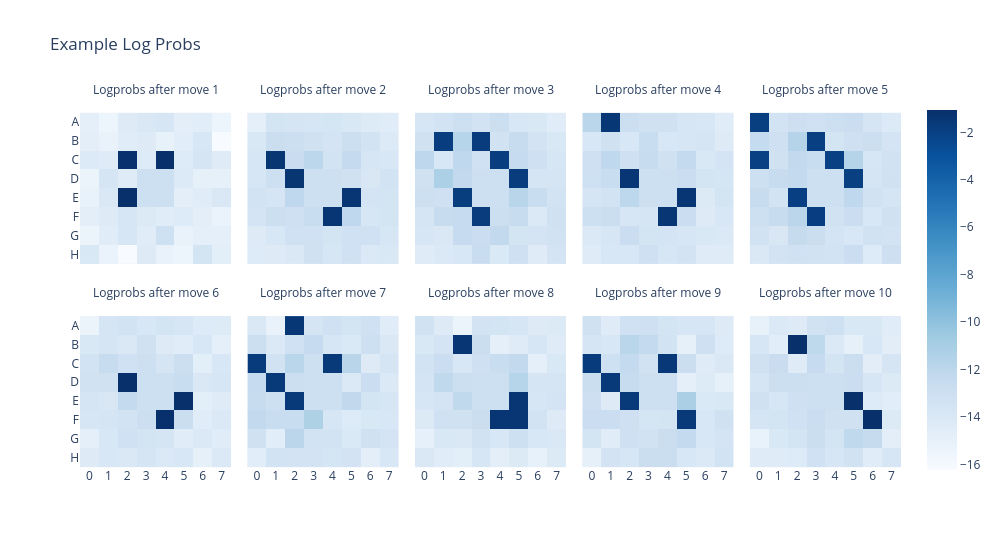

Notebook code for this chart:
### Markdown cell above
We can also use this function to plot multiple board states at once, exactly the same way. Again pay attention to the indexing, because understanding how this works will be useful going forwards!

### Code cell
logprobs_multi_board = t.full(size=(10, 8, 8), fill_value=-13.0, device=device)
logprobs_multi_board.flatten(1, -1)[:, ALL_SQUARES] = logprobs[0, :, 1:]  # we now do all 10 moves at once

utils.plot_board_values(
    logprobs_multi_board,
    title="Example Log Probs",
    width=1000,
    boards_per_row=5,
    board_titles=[f"Logprobs after move {i}" for i in range(1, 11)],
)

### Figure 1 — Plotly figure (JSON) as saved in the notebook; plotly's stock layout.template omitted (floating-point values rounded to 4 significant figures)
{"data": [{"coloraxis": "coloraxis", "hovertemplate": "x: %{x}<br>y: %{y}<br>color: %{z}<extra></extra>", "name": "0", "type": "heatmap", "x": ["0", "1", "2", "3", "4", "5", "6", "7"], "xaxis": "x6", "y": ["A", "B", "C", "D", "E", "F", "G", "H"], "yaxis": "y6", "z": [[-14.76, -15.5, -14.36, -14.0, -13.7, -14.69, -14.59, -15.49], [-14.68, -15.2, -14.51, -14.35, -15.05, -14.54, -13.86, -16.24], [-14.16, -14.42, -1.133, -14.28, -1.059, -14.25, -13.61, -14.44], [-15.36, -13.63, -14.45, -13.0, -13.0, -14.16, -14.9, -14.88], [-15.11, -14.02, -1.105, -13.0, -13.0, -14.72, -14.46, -14.03], [-14.69, -14.34, -13.73, -14.17, -14.5, -14.24, -14.75, -15.23], [-15.33, -14.49, -13.8, -14.46, -13.1, -15.15, -14.85, -14.8], [-13.97, -15.24, -16.24, -14.3, -15.19, -15.5, -13.47, -14.68]]}, {"coloraxis": "coloraxis", "hovertemplate": "x: %{x}<br>y: %{y}<br>color: %{z}<extra></extra>", "name": "1", "type": "heatmap", "x": ["0", "1", "2", "3", "4", "5", "6", "7"], "xaxis": "x7", "y": ["A", "B", "C", "D", "E", "F", "G", "H"], "yaxis": "y7", "z": [[-14.83, -13.49, -13.65, -13.71, -13.57, -13.97, -14.28, -14.47], [-13.97, -12.77, -12.94, -13.25, -13.54, -12.95, -13.43, -14.15], [-13.8, -1.388, -12.73, -11.96, -13.39, -12.37, -13.74, -13.83], [-13.78, -13.02, -1.377, -13.0, -13.0, -13.25, -13.92, -13.4], [-13.42, -13.67, -12.13, -13.0, -13.0, -1.407, -13.55, -13.49], [-13.53, -12.89, -13.05, -12.68, -1.374, -12.14, -13.72, -13.46], [-14.35, -13.88, -13.13, -13.15, -13.5, -13.16, -13.16, -13.8], [-14.24, -14.33, -14.03, -13.24, -13.74, -13.18, -14.11, -13.98]]}, {"coloraxis": "coloraxis", "hovertemplate": "x: %{x}<br>y: %{y}<br>color: %{z}<extra></extra>", "name": "2", "type": "heatmap", "x": ["0", "1", "2", "3", "4", "5", "6", "7"], "xaxis": "x8", "y": ["A", "B", "C", "D", "E", "F", "G", "H"], "yaxis": "y8", "z": [[-13.77, -13.38, -13.03, -13.39, -12.9, -13.86, -13.93, -14.5], [-13.27, -1.845, -11.74, -1.772, -13.3, -12.51, -13.45, -13.95], [-12.04, -13.84, -12.13, -13.14, -1.835, -12.46, -13.04, -13.72], [-13.26, -11.22, -12.29, -13.0, -13.0, -1.773, -13.61, -13.63], [-12.99, -13.08, -1.785, -13.0, -13.0, -11.8, -12.64, -13.42], [-13.65, -12.6, -12.46, -1.745, -12.86, -12.53, -14.08, -13.25], [-13.74, -14.0, -12.46, -12.83, -12.31, -13.51, -13.51, -13.27], [-14.42, -14.09, -13.88, -12.66, -14.04, -13.07, -14.44, -13.51]]}, {"coloraxis": "coloraxis", "hovertemplate": "x: %{x}<br>y: %{y}<br>color: %{z}<extra></extra>", "name": "3", "type": "heatmap", "x": ["0", "1", "2", "3", "4", "5", "6", "7"], "xaxis": "x9", "y": ["A", "B", "C", "D", "E", "F", "G", "H"], "yaxis": "y9", "z": [[-11.86, -1.466, -12.88, -13.27, -13.23, -13.74, -13.85, -14.5], [-13.84, -13.21, -13.83, -12.62, -13.84, -13.71, -13.6, -14.3], [-13.09, -12.16, -13.08, -12.59, -13.25, -12.34, -13.97, -13.53], [-13.1, -12.69, -1.364, -13.0, -13.0, -12.83, -13.46, -13.57], [-13.62, -13.43, -12.02, -13.0, -13.0, -1.35, -14.18, -13.5], [-13.01, -12.76, -13.73, -13.66, -1.37, -12.83, -14.36, -13.88], [-14.07, -13.76, -12.86, -13.47, -13.54, -13.74, -13.95, -14.1], [-14.39, -13.86, -13.86, -13.09, -13.78, -13.45, -14.43, -14.41]]}, {"coloraxis": "coloraxis", "hovertemplate": "x: %{x}<br>y: %{y}<br>color: %{z}<extra></extra>", "name": "4", "type": "heatmap", "x": ["0", "1", "2", "3", "4", "5", "6", "7"], "xaxis": "x10", "y": ["A", "B", "C", "D", "E", "F", "G", "H"], "yaxis": "y10", "z": [[-1.9, -13.41, -12.96, -13.17, -13.02, -12.82, -13.67, -14.15], [-12.4, -13.09, -11.62, -1.935, -13.49, -13.04, -12.96, -13.53], [-1.997, -13.23, -12.29, -12.65, -2.004, -11.67, -13.74, -13.35], [-13.0, -12.58, -12.37, -13.0, -13.0, -1.951, -13.62, -13.23], [-12.59, -13.39, -1.95, -13.0, -13.0, -12.14, -13.34, -13.63], [-12.98, -12.58, -11.94, -1.892, -13.34, -12.84, -13.88, -13.27], [-13.29, -13.92, -12.49, -12.8, -13.54, -13.86, -13.29, -13.43], [-14.01, -13.44, -13.13, -13.31, -13.43, -12.85, -14.25, -12.97]]}, {"coloraxis": "coloraxis", "hovertemplate": "x: %{x}<br>y: %{y}<br>color: %{z}<extra></extra>", "name": "5", "type": "heatmap", "x": ["0", "1", "2", "3", "4", "5", "6", "7"], "xaxis": "x", "y": ["A", "B", "C", "D", "E", "F", "G", "H"], "yaxis": "y", "z": [[-15.36, -13.61, -13.36, -13.86, -13.47, -13.7, -14.23, -14.29], [-13.96, -13.63, -13.99, -13.23, -14.34, -14.48, -13.89, -14.77], [-13.4, -12.58, -13.14, -12.99, -13.63, -12.86, -14.68, -13.82], [-13.33, -13.24, -1.107, -13.0, -13.0, -12.66, -14.0, -13.78], [-13.66, -13.91, -12.36, -13.0, -13.0, -1.102, -14.65, -14.39], [-13.71, -13.63, -13.42, -12.91, -1.087, -12.78, -14.48, -14.08], [-14.82, -13.88, -13.19, -13.5, -13.67, -14.5, -14.07, -14.47], [-14.3, -13.89, -14.03, -13.65, -14.1, -13.86, -14.91, -14.11]]}, {"coloraxis": "coloraxis", "hovertemplate": "x: %{x}<br>y: %{y}<br>color: %{z}<extra></extra>", "name": "6", "type": "heatmap", "x": ["0", "1", "2", "3", "4", "5", "6", "7"], "xaxis": "x2", "y": ["A", "B", "C", "D", "E", "F", "G", "H"], "yaxis": "y2", "z": [[-14.03, -15.15, -1.485, -13.6, -13.13, -13.49, -13.16, -14.47], [-12.9, -14.07, -13.19, -12.45, -13.72, -14.06, -13.03, -14.03], [-1.706, -13.35, -11.89, -13.01, -1.591, -11.76, -14.33, -13.6], [-12.47, -1.654, -12.91, -13.0, -13.0, -14.1, -12.84, -14.13], [-12.56, -13.02, -1.626, -13.0, -13.0, -12.23, -13.49, -13.72], [-12.32, -12.72, -12.69, -11.29, -13.79, -14.24, -13.96, -13.83], [-13.26, -14.59, -11.93, -13.42, -13.41, -14.06, -13.24, -13.53], [-14.54, -13.37, -13.43, -13.44, -13.58, -13.44, -14.71, -13.88]]}, {"coloraxis": "coloraxis", "hovertemplate": "x: %{x}<br>y: %{y}<br>color: %{z}<extra></extra>", "name": "7", "type": "heatmap", "x": ["0", "1", "2", "3", "4", "5", "6", "7"], "xaxis": "x3", "y": ["A", "B", "C", "D", "E", "F", "G", "H"], "yaxis": "y3", "z": [[-13.28, -14.33, -15.35, -13.43, -13.46, -13.7, -14.35, -14.16], [-13.96, -13.57, -1.35, -12.79, -14.82, -14.39, -13.8, -14.43], [-13.43, -12.81, -13.86, -13.05, -12.65, -12.29, -14.86, -13.95], [-13.54, -12.22, -12.87, -13.0, -13.0, -11.74, -13.62, -13.62], [-13.77, -13.57, -12.22, -13.0, -13.0, -1.368, -13.71, -13.55], [-14.18, -13.19, -13.23, -12.74, -1.413, -1.416, -13.38, -14.33], [-14.97, -13.97, -13.99, -13.3, -13.82, -13.0, -13.9, -14.01], [-14.01, -14.47, -14.67, -13.78, -14.71, -14.19, -15.0, -14.18]]}, {"coloraxis": "coloraxis", "hovertemplate": "x: %{x}<br>y: %{y}<br>color: %{z}<extra></extra>", "name": "8", "type": "heatmap", "x": ["0", "1", "2", "3", "4", "5", "6", "7"], "xaxis": "x4", "y": ["A", "B", "C", "D", "E", "F", "G", "H"], "yaxis": "y4", "z": [[-13.26, -14.41, -13.18, -13.07, -13.5, -13.74, -13.75, -14.34], [-13.65, -13.84, -11.87, -12.35, -13.4, -14.92, -13.06, -14.26], [-1.712, -13.1, -12.37, -13.35, -1.522, -12.76, -14.39, -14.02], [-12.77, -1.651, -12.58, -13.0, -13.0, -14.83, -14.29, -14.88], [-12.97, -14.3, -1.593, -13.0, -13.0, -11.17, -14.06, -13.96], [-12.8, -12.82, -13.06, -13.58, -13.5, -1.581, -13.86, -13.2], [-13.46, -14.51, -13.05, -13.3, -12.78, -12.36, -13.89, -13.56], [-14.89, -13.44, -13.8, -12.79, -12.77, -13.83, -14.09, -13.37]]}, {"coloraxis": "coloraxis", "hovertemplate": "x: %{x}<br>y: %{y}<br>color: %{z}<extra></extra>", "name": "9", "type": "heatmap", "x": ["0", "1", "2", "3", "4", "5", "6", "7"], "xaxis": "x5", "y": ["A", "B", "C", "D", "E", "F", "G", "H"], "yaxis": "y5", "z": [[-15.03, -14.07, -14.3, -13.28, -13.11, -13.94, -13.95, -14.47], [-13.77, -14.58, -1.104, -12.06, -14.1, -14.9, -13.9, -14.61], [-13.24, -12.73, -14.44, -12.47, -13.51, -12.75, -14.62, -13.67], [-13.6, -12.92, -12.86, -13.0, -13.0, -12.8, -13.78, -14.21], [-13.23, -13.74, -13.09, -13.0, -13.0, -1.115, -14.28, -14.56], [-13.63, -13.47, -13.16, -12.82, -13.2, -13.24, -1.077, -14.19], [-15.12, -13.92, -13.45, -12.76, -13.47, -12.22, -12.49, -14.74], [-14.43, -14.42, -14.23, -13.14, -13.71, -13.35, -14.5, -13.79]]}], "layout": {"annotations": [{"font": {}, "showarrow": false, "text": "Logprobs after move 6", "x": 0.092, "xanchor": "center", "xref": "paper", "y": 0.465, "yanchor": "bottom", "yref": "paper"}, {"font": {}, "showarrow": false, "text": "Logprobs after move 7", "x": 0.296, "xanchor": "center", "xref": "paper", "y": 0.465, "yanchor": "bottom", "yref": "paper"}, {"font": {}, "showarrow": false, "text": "Logprobs after move 8", "x": 0.5, "xanchor": "center", "xref": "paper", "y": 0.465, "yanchor": "bottom", "yref": "paper"}, {"font": {}, "showarrow": false, "text": "Logprobs after move 9", "x": 0.704, "xanchor": "center", "xref": "paper", "y": 0.465, "yanchor": "bottom", "yref": "paper"}, {"font": {}, "showarrow": false, "text": "Logprobs after move 10", "x": 0.908, "xanchor": "center", "xref": "paper", "y": 0.465, "yanchor": "bottom", "yref": "paper"}, {"font": {}, "showarrow": false, "text": "Logprobs after move 1", "x": 0.092, "xanchor": "center", "xref": "paper", "y": 1.0, "yanchor": "bottom", "yref": "paper"}, {"font": {}, "showarrow": false, "text": "Logprobs after move 2", "x": 0.296, "xanchor": "center", "xref": "paper", "y": 1.0, "yanchor": "bottom", "yref": "paper"}, {"font": {}, "showarrow": false, "text": "Logprobs after move 3", "x": 0.5, "xanchor": "center", "xref": "paper", "y": 1.0, "yanchor": "bottom", "yref": "paper"}, {"font": {}, "showarrow": false, "text": "Logprobs after move 4", "x": 0.704, "xanchor": "center", "xref": "paper", "y": 1.0, "yanchor": "bottom", "yref": "paper"}, {"font": {}, "showarrow": false, "text": "Logprobs after move 5", "x": 0.908, "xanchor": "center", "xref": "paper", "y": 1.0, "yanchor": "bottom", "yref": "paper"}], "coloraxis": {"autocolorscale": false, "colorscale": [[0.0, "rgb(247,251,255)"], [0.125, "rgb(222,235,247)"], [0.25, "rgb(198,219,239)"], [0.375, "rgb(158,202,225)"], [0.5, "rgb(107,174,214)"], [0.625, "rgb(66,146,198)"], [0.75, "rgb(33,113,181)"], [0.875, "rgb(8,81,156)"], [1.0, "rgb(8,48,107)"]]}, "title": {"text": "Example Log Probs"}, "width": 1000, "xaxis": {"anchor": "y", "constrain": "domain", "domain": [0.0, 0.184], "scaleanchor": "y"}, "xaxis10": {"anchor": "y10", "domain": [0.816, 1.0], "matches": "x", "showticklabels": false}, "xaxis2": {"anchor": "y2", "domain": [0.204, 0.388], "matches": "x"}, "xaxis3": {"anchor": "y3", "domain": [0.408, 0.592], "matches": "x"}, "xaxis4": {"anchor": "y4", "domain": [0.612, 0.796], "matches": "x"}, "xaxis5": {"anchor": "y5", "domain": [0.816, 1.0], "matches": "x"}, "xaxis6": {"anchor": "y6", "domain": [0.0, 0.184], "matches": "x", "showticklabels": false}, "xaxis7": {"anchor": "y7", "domain": [0.204, 0.388], "matches": "x", "showticklabels": false}, "xaxis8": {"anchor": "y8", "domain": [0.408, 0.592], "matches": "x", "showticklabels": false}, "xaxis9": {"anchor": "y9", "domain": [0.612, 0.796], "matches": "x", "showticklabels": false}, "yaxis": {"anchor": "x", "autorange": "reversed", "constrain": "domain", "domain": [0.0, 0.465]}, "yaxis10": {"anchor": "x10", "domain": [0.535, 1.0], "matches": "y", "showticklabels": false}, "yaxis2": {"anchor": "x2", "domain": [0.0, 0.465], "matches": "y", "showticklabels": false}, "yaxis3": {"anchor": "x3", "domain": [0.0, 0.465], "matches": "y", "showticklabels": false}, "yaxis4": {"anchor": "x4", "domain": [0.0, 0.465], "matches": "y", "showticklabels": false}, "yaxis5": {"anchor": "x5", "domain": [0.0, 0.465], "matches": "y", "showticklabels": false}, "yaxis6": {"anchor": "x6", "domain": [0.535, 1.0], "matches": "y"}, "yaxis7": {"anchor": "x7", "domain": [0.535, 1.0], "matches": "y", "showticklabels": false}, "yaxis8": {"anchor": "x8", "domain": [0.535, 1.0], "matches": "y", "showticklabels": false}, "yaxis9": {"anchor": "x9", "domain": [0.535, 1.0], "matches": "y", "showticklabels": false}}}
